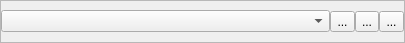
<?xml version="1.0" encoding="UTF-8"?>
<ui version="4.0">
 <class>Frame</class>
 <widget class="QFrame" name="Frame">
  <property name="geometry">
   <rect>
    <x>0</x>
    <y>0</y>
    <width>405</width>
    <height>43</height>
   </rect>
  </property>
  <property name="windowTitle">
   <string>Frame</string>
  </property>
  <property name="frameShape">
   <enum>QFrame::StyledPanel</enum>
  </property>
  <property name="frameShadow">
   <enum>QFrame::Raised</enum>
  </property>
  <layout class="QHBoxLayout" name="horizontalLayout_2">
   <property name="spacing">
    <number>0</number>
   </property>
   <property name="margin">
    <number>0</number>
   </property>
   <item>
    <layout class="QHBoxLayout" name="horizontalLayout">
     <property name="spacing">
      <number>0</number>
     </property>
     <item>
      <widget class="QComboBox" name="comboBox">
       <property name="sizePolicy">
        <sizepolicy hsizetype="Preferred" vsizetype="Fixed">
         <horstretch>30</horstretch>
         <verstretch>0</verstretch>
        </sizepolicy>
       </property>
       <property name="minimumSize">
        <size>
         <width>300</width>
         <height>0</height>
        </size>
       </property>
      </widget>
     </item>
     <item>
      <widget class="QToolButton" name="tbRefresh">
       <property name="sizePolicy">
        <sizepolicy hsizetype="Fixed" vsizetype="Fixed">
         <horstretch>0</horstretch>
         <verstretch>0</verstretch>
        </sizepolicy>
       </property>
       <property name="minimumSize">
        <size>
         <width>25</width>
         <height>0</height>
        </size>
       </property>
       <property name="text">
        <string>...</string>
       </property>
       <property name="icon">
        <iconset resource="XedithorResources.qrc">
         <normaloff>:/images/Refresh.png</normaloff>:/images/Refresh.png</iconset>
       </property>
      </widget>
     </item>
     <item>
      <widget class="QToolButton" name="tbworkDir">
       <property name="sizePolicy">
        <sizepolicy hsizetype="Preferred" vsizetype="Fixed">
         <horstretch>0</horstretch>
         <verstretch>0</verstretch>
        </sizepolicy>
       </property>
       <property name="text">
        <string>...</string>
       </property>
       <property name="icon">
        <iconset resource="XedithorResources.qrc">
         <normaloff>:/images/Home.png</normaloff>:/images/Home.png</iconset>
       </property>
      </widget>
     </item>
     <item>
      <widget class="QToolButton" name="tbExportAll">
       <property name="minimumSize">
        <size>
         <width>25</width>
         <height>0</height>
        </size>
       </property>
       <property name="text">
        <string>...</string>
       </property>
       <property name="icon">
        <iconset resource="XedithorResources.qrc">
         <normaloff>:/images/Load.png</normaloff>:/images/Load.png</iconset>
       </property>
      </widget>
     </item>
    </layout>
   </item>
  </layout>
 </widget>
 <resources>
  <include location="XedithorResources.qrc"/>
 </resources>
 <connections/>
</ui>
